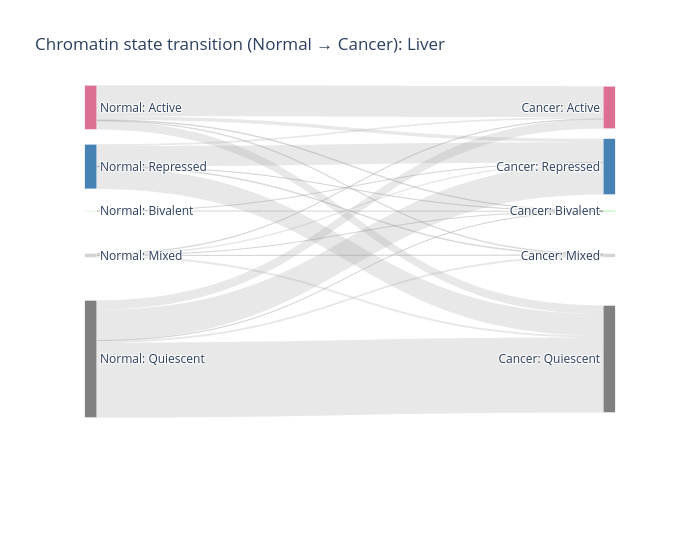
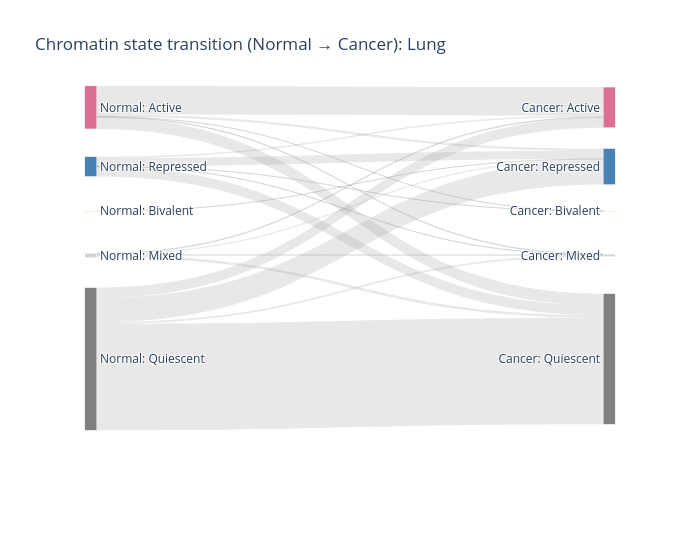

The cell these charts' notebook holds for them, in order:
### Code cell
plot_state_sankey_clean(df_pairs_all, tissue="Liver", min_count=100,)
plot_state_sankey_clean(df_pairs_all, tissue="Lung", min_count=100)

### Figure 1 — Plotly figure (JSON) as saved in the notebook; plotly's stock layout.template omitted (floating-point values rounded to 4 significant figures)
{"data": [{"arrangement": "fixed", "link": {"color": ["rgba(150,150,150,0.22)", "rgba(150,150,150,0.22)", "rgba(150,150,150,0.22)", "rgba(150,150,150,0.22)", "rgba(150,150,150,0.22)", "rgba(150,150,150,0.22)", "rgba(150,150,150,0.22)", "rgba(150,150,150,0.22)", "rgba(150,150,150,0.22)", "rgba(150,150,150,0.22)", "rgba(150,150,150,0.22)", "rgba(150,150,150,0.22)", "rgba(150,150,150,0.22)", "rgba(150,150,150,0.22)", "rgba(150,150,150,0.22)", "rgba(150,150,150,0.22)", "rgba(150,150,150,0.22)", "rgba(150,150,150,0.22)", "rgba(150,150,150,0.22)", "rgba(150,150,150,0.22)", "rgba(150,150,150,0.22)", "rgba(150,150,150,0.22)"], "hovertemplate": "%{source.label} → %{target.label}<br>n=%{value:,}<extra></extra>", "source": [0, 0, 0, 0, 0, 2, 2, 3, 3, 3, 3, 3, 4, 4, 4, 4, 4, 1, 1, 1, 1, 1], "target": [5, 7, 8, 9, 6, 7, 6, 5, 7, 8, 9, 6, 5, 7, 8, 9, 6, 5, 7, 8, 9, 6], "value": [99032, 2206, 2240, 26843, 11169, 123, 230, 1777, 173, 601, 6183, 4151, 29858, 884, 6163, 240048, 98106, 5135, 504, 2395, 69473, 65160]}, "node": {"color": ["palevioletred", "steelblue", "lightgreen", "lightgray", "gray", "palevioletred", "steelblue", "lightgreen", "lightgray", "gray"], "label": ["Normal: Active", "Normal: Repressed", "Normal: Bivalent", "Normal: Mixed", "Normal: Quiescent", "Cancer: Active", "Cancer: Repressed", "Cancer: Bivalent", "Cancer: Mixed", "Cancer: Quiescent"], "line": {"color": "white", "width": 0.4}, "pad": 40, "thickness": 12, "x": [0.02, 0.02, 0.02, 0.02, 0.02, 0.98, 0.98, 0.98, 0.98, 0.98], "y": [0.02, 0.18, 0.3, 0.42, 0.7, 0.02, 0.18, 0.3, 0.42, 0.7]}, "type": "sankey"}], "layout": {"font": {"size": 12}, "height": 550, "title": {"text": "Chromatin state transition (Normal → Cancer): Liver"}, "width": 700}}

### Figure 2 — Plotly figure (JSON) as saved in the notebook; plotly's stock layout.template omitted (floating-point values rounded to 4 significant figures)
{"data": [{"arrangement": "fixed", "link": {"color": ["rgba(150,150,150,0.22)", "rgba(150,150,150,0.22)", "rgba(150,150,150,0.22)", "rgba(150,150,150,0.22)", "rgba(150,150,150,0.22)", "rgba(150,150,150,0.22)", "rgba(150,150,150,0.22)", "rgba(150,150,150,0.22)", "rgba(150,150,150,0.22)", "rgba(150,150,150,0.22)", "rgba(150,150,150,0.22)", "rgba(150,150,150,0.22)", "rgba(150,150,150,0.22)", "rgba(150,150,150,0.22)", "rgba(150,150,150,0.22)", "rgba(150,150,150,0.22)", "rgba(150,150,150,0.22)", "rgba(150,150,150,0.22)", "rgba(150,150,150,0.22)"], "hovertemplate": "%{source.label} → %{target.label}<br>n=%{value:,}<extra></extra>", "source": [0, 0, 0, 0, 0, 2, 3, 3, 3, 3, 4, 4, 4, 4, 1, 1, 1, 1, 1], "target": [5, 7, 8, 9, 6, 6, 5, 8, 9, 6, 5, 8, 9, 6, 5, 7, 8, 9, 6], "value": [91297, 200, 1637, 37381, 7279, 150, 1881, 404, 8255, 3545, 32546, 5039, 341016, 78230, 4436, 107, 1162, 31623, 26070]}, "node": {"color": ["palevioletred", "steelblue", "lightgreen", "lightgray", "gray", "palevioletred", "steelblue", "lightgreen", "lightgray", "gray"], "label": ["Normal: Active", "Normal: Repressed", "Normal: Bivalent", "Normal: Mixed", "Normal: Quiescent", "Cancer: Active", "Cancer: Repressed", "Cancer: Bivalent", "Cancer: Mixed", "Cancer: Quiescent"], "line": {"color": "white", "width": 0.4}, "pad": 40, "thickness": 12, "x": [0.02, 0.02, 0.02, 0.02, 0.02, 0.98, 0.98, 0.98, 0.98, 0.98], "y": [0.02, 0.18, 0.3, 0.42, 0.7, 0.02, 0.18, 0.3, 0.42, 0.7]}, "type": "sankey"}], "layout": {"font": {"size": 12}, "height": 550, "title": {"text": "Chromatin state transition (Normal → Cancer): Lung"}, "width": 700}}
